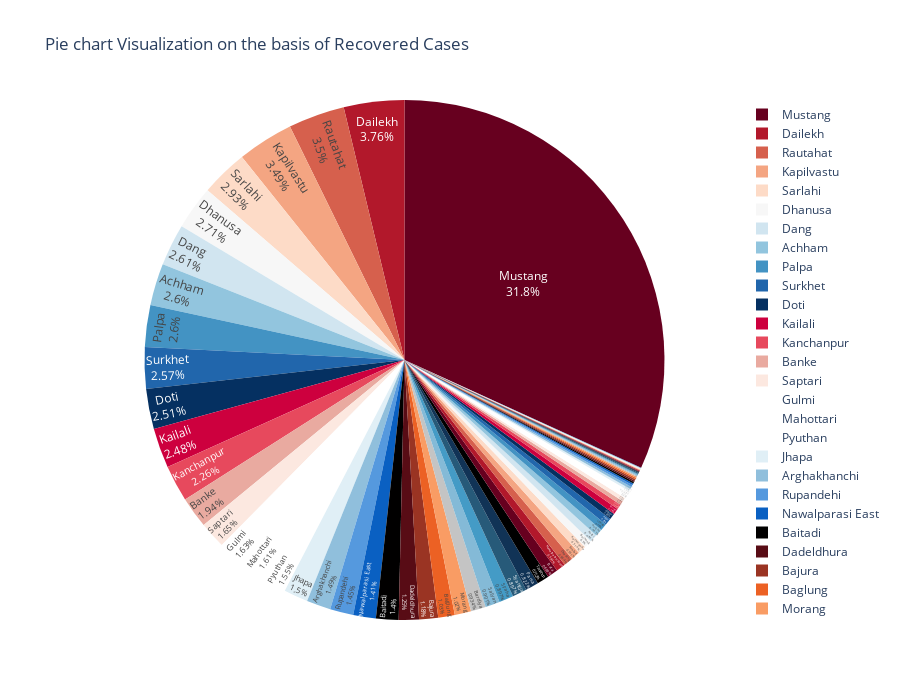

This figure's notebook cell:
### Code cell
### Piechart Visualization on the basis of Recovered Cases
fig = px.pie(dataset, title = "Pie chart Visualization on the basis of Recovered Cases ", values = "Recovereds", names = "District", height = 700,  color_discrete_sequence = px.colors.sequential.RdBu)
fig.update_traces(textposition = "inside", textinfo = "label + percent")
fig.show()

### Figure 1 — Plotly figure (JSON) as saved in the notebook; plotly's stock layout.template omitted (floating-point values rounded to 4 significant figures)
{"data": [{"domain": {"x": [0, 1], "y": [0, 1]}, "hovertemplate": "District=%{label}<br>Recovereds=%{value}<extra></extra>", "labels": ["Kathmandu", "Parsa", "Rautahat", "Sarlahi", "Kailali", "Morang", "Dhanusa", "Mahottari", "Kapilvastu", "Dailekh", "Rupandehi", "Banke", "Doti", "Achham", "Bara", "Dang", "Saptari", "Surkhet", "Chitwan", "Sunsari", "Lalitpur", "Kanchanpur", "Bajura", "Palpa", "Jhapa", "Bhaktapur", "Makwanpur", "Siraha", "Nawalparasi East", "Pyuthan", "Gulmi", "Bajhang", "Arghakhanchi", "Baitadi", "Syangja", "Dadeldhura", "Kaski", "Bardiya", "Baglung", "Salyan", "Tanahun", "Nawalparasi West", "Kavrepalanchowk", "Dhading", "Lamjung", "Gorkha", "Jumla", "Udayapur", "Parbat", "Sindhupalchowk", "Illam", "Kalikot", "Rolpa", "Nuwakot", "Sindhuli", "Rukum West", "Ramechhap", "Jajarkot", "Darchula", "Myagdi", "Dolakha", "Dhankuta", "Khotang", "Okhaldhunga", "Sankhuwasabha", "Terhathum", "Bhojpur", "Panchthar", "Taplejung", "Rasuwa", "Rukum East", "Solukhumbu", "Mugu", "Dolpa", "Humla", "Manang", "Mustang"], "legendgroup": "", "name": "", "showlegend": true, "textinfo": "label+percent", "textposition": "inside", "type": "pie", "values": [110, 176, 750, 628, 530, 218, 580, 344, 747, 805, 311, 415, 537, 556, 141, 559, 353, 551, 81, 118, 30, 483, 253, 556, 322, 31, 21, 192, 301, 331, 350, 107, 320, 300, 192, 267, 104, 200, 220, 193, 161, 125, 23, 125, 93, 100, 68, 82, 92, 35, 28, 54, 51, 21, 17, 31, 20, 12, 13, 41, 9, 15, 15, 19, 6, 8, 6, 7, 7, 11, 8, 7, 4, 2, 2, 1, 6808]}], "layout": {"height": 700, "legend": {"tracegroupgap": 0}, "piecolorway": ["rgb(103,0,31)", "rgb(178,24,43)", "rgb(214,96,77)", "rgb(244,165,130)", "rgb(253,219,199)", "rgb(247,247,247)", "rgb(209,229,240)", "rgb(146,197,222)", "rgb(67,147,195)", "rgb(33,102,172)", "rgb(5,48,97)"], "title": {"text": "Pie chart Visualization on the basis of Recovered Cases "}}}
